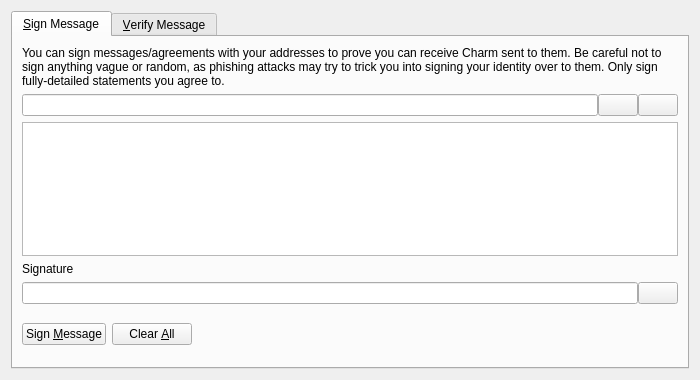
<?xml version="1.0" encoding="UTF-8"?>
<ui version="4.0">
 <class>SignVerifyMessageDialog</class>
 <widget class="QDialog" name="SignVerifyMessageDialog">
  <property name="geometry">
   <rect>
    <x>0</x>
    <y>0</y>
    <width>700</width>
    <height>380</height>
   </rect>
  </property>
  <property name="windowTitle">
   <string>Signatures - Sign / Verify a Message</string>
  </property>
  <property name="modal">
   <bool>true</bool>
  </property>
  <layout class="QVBoxLayout" name="verticalLayout">
   <item>
    <widget class="QTabWidget" name="tabWidget">
     <property name="currentIndex">
      <number>0</number>
     </property>
     <widget class="QWidget" name="tabSignMessage">
      <attribute name="title">
       <string>&amp;Sign Message</string>
      </attribute>
      <layout class="QVBoxLayout" name="verticalLayout_SM">
       <item>
        <widget class="QLabel" name="infoLabel_SM">
         <property name="text">
          <string>You can sign messages/agreements with your addresses to prove you can receive Charm sent to them. Be careful not to sign anything vague or random, as phishing attacks may try to trick you into signing your identity over to them. Only sign fully-detailed statements you agree to.</string>
         </property>
         <property name="textFormat">
          <enum>Qt::PlainText</enum>
         </property>
         <property name="wordWrap">
          <bool>true</bool>
         </property>
        </widget>
       </item>
       <item>
        <layout class="QHBoxLayout" name="horizontalLayout_1_SM">
         <property name="spacing">
          <number>0</number>
         </property>
         <item>
          <widget class="QValidatedLineEdit" name="addressIn_SM">
           <property name="toolTip">
            <string>The Charm address to sign the message with</string>
           </property>
          </widget>
         </item>
         <item>
          <widget class="QPushButton" name="addressBookButton_SM">
           <property name="toolTip">
            <string>Choose previously used address</string>
           </property>
           <property name="text">
            <string/>
           </property>
           <property name="shortcut">
            <string>Alt+A</string>
           </property>
           <property name="autoDefault">
            <bool>false</bool>
           </property>
          </widget>
         </item>
         <item>
          <widget class="QPushButton" name="pasteButton_SM">
           <property name="toolTip">
            <string>Paste address from clipboard</string>
           </property>
           <property name="text">
            <string/>
           </property>
           <property name="shortcut">
            <string>Alt+P</string>
           </property>
           <property name="autoDefault">
            <bool>false</bool>
           </property>
          </widget>
         </item>
        </layout>
       </item>
       <item>
        <widget class="QPlainTextEdit" name="messageIn_SM">
         <property name="toolTip">
          <string>Enter the message you want to sign here</string>
         </property>
        </widget>
       </item>
       <item>
        <widget class="QLabel" name="signatureLabel_SM">
         <property name="text">
          <string>Signature</string>
         </property>
         <property name="textFormat">
          <enum>Qt::PlainText</enum>
         </property>
        </widget>
       </item>
       <item>
        <layout class="QHBoxLayout" name="horizontalLayout_2_SM">
         <property name="spacing">
          <number>0</number>
         </property>
         <item>
          <widget class="QLineEdit" name="signatureOut_SM">
           <property name="font">
            <font>
             <italic>true</italic>
            </font>
           </property>
           <property name="readOnly">
            <bool>true</bool>
           </property>
          </widget>
         </item>
         <item>
          <widget class="QPushButton" name="copySignatureButton_SM">
           <property name="toolTip">
            <string>Copy the current signature to the system clipboard</string>
           </property>
           <property name="text">
            <string/>
           </property>
           <property name="autoDefault">
            <bool>false</bool>
           </property>
          </widget>
         </item>
        </layout>
       </item>
       <item>
        <layout class="QHBoxLayout" name="horizontalLayout_3_SM">
         <item>
          <widget class="QPushButton" name="signMessageButton_SM">
           <property name="toolTip">
            <string>Sign the message to prove you own this Charm address</string>
           </property>
           <property name="text">
            <string>Sign &amp;Message</string>
           </property>
           <property name="autoDefault">
            <bool>false</bool>
           </property>
          </widget>
         </item>
         <item>
          <widget class="QPushButton" name="clearButton_SM">
           <property name="toolTip">
            <string>Reset all sign message fields</string>
           </property>
           <property name="text">
            <string>Clear &amp;All</string>
           </property>
           <property name="autoDefault">
            <bool>false</bool>
           </property>
          </widget>
         </item>
         <item>
          <spacer name="horizontalSpacer_1_SM">
           <property name="orientation">
            <enum>Qt::Horizontal</enum>
           </property>
           <property name="sizeHint" stdset="0">
            <size>
             <width>40</width>
             <height>48</height>
            </size>
           </property>
          </spacer>
         </item>
         <item>
          <widget class="QLabel" name="statusLabel_SM">
           <property name="font">
            <font>
             <weight>75</weight>
             <bold>true</bold>
            </font>
           </property>
           <property name="text">
            <string/>
           </property>
           <property name="wordWrap">
            <bool>true</bool>
           </property>
          </widget>
         </item>
         <item>
          <spacer name="horizontalSpacer_2_SM">
           <property name="orientation">
            <enum>Qt::Horizontal</enum>
           </property>
           <property name="sizeHint" stdset="0">
            <size>
             <width>40</width>
             <height>48</height>
            </size>
           </property>
          </spacer>
         </item>
        </layout>
       </item>
      </layout>
     </widget>
     <widget class="QWidget" name="tabVerifyMessage">
      <attribute name="title">
       <string>&amp;Verify Message</string>
      </attribute>
      <layout class="QVBoxLayout" name="verticalLayout_VM">
       <item>
        <widget class="QLabel" name="infoLabel_VM">
         <property name="text">
          <string>Enter the receiver's address, message (ensure you copy line breaks, spaces, tabs, etc. exactly) and signature below to verify the message. Be careful not to read more into the signature than what is in the signed message itself, to avoid being tricked by a man-in-the-middle attack. Note that this only proves the signing party receives with the address, it cannot prove sendership of any transaction!</string>
         </property>
         <property name="textFormat">
          <enum>Qt::PlainText</enum>
         </property>
         <property name="alignment">
          <set>Qt::AlignLeading|Qt::AlignLeft|Qt::AlignTop</set>
         </property>
         <property name="wordWrap">
          <bool>true</bool>
         </property>
        </widget>
       </item>
       <item>
        <layout class="QHBoxLayout" name="horizontalLayout_1_VM">
         <property name="spacing">
          <number>0</number>
         </property>
         <item>
          <widget class="QValidatedLineEdit" name="addressIn_VM">
           <property name="toolTip">
            <string>The Charm address the message was signed with</string>
           </property>
          </widget>
         </item>
         <item>
          <widget class="QPushButton" name="addressBookButton_VM">
           <property name="toolTip">
            <string>Choose previously used address</string>
           </property>
           <property name="text">
            <string/>
           </property>
           <property name="shortcut">
            <string>Alt+A</string>
           </property>
           <property name="autoDefault">
            <bool>false</bool>
           </property>
          </widget>
         </item>
        </layout>
       </item>
       <item>
        <widget class="QPlainTextEdit" name="messageIn_VM"/>
       </item>
       <item>
        <widget class="QValidatedLineEdit" name="signatureIn_VM"/>
       </item>
       <item>
        <layout class="QHBoxLayout" name="horizontalLayout_2_VM">
         <item>
          <widget class="QPushButton" name="verifyMessageButton_VM">
           <property name="toolTip">
            <string>Verify the message to ensure it was signed with the specified Charm address</string>
           </property>
           <property name="text">
            <string>Verify &amp;Message</string>
           </property>
           <property name="autoDefault">
            <bool>false</bool>
           </property>
          </widget>
         </item>
         <item>
          <widget class="QPushButton" name="clearButton_VM">
           <property name="toolTip">
            <string>Reset all verify message fields</string>
           </property>
           <property name="text">
            <string>Clear &amp;All</string>
           </property>
           <property name="autoDefault">
            <bool>false</bool>
           </property>
          </widget>
         </item>
         <item>
          <spacer name="horizontalSpacer_1_VM">
           <property name="orientation">
            <enum>Qt::Horizontal</enum>
           </property>
           <property name="sizeHint" stdset="0">
            <size>
             <width>40</width>
             <height>48</height>
            </size>
           </property>
          </spacer>
         </item>
         <item>
          <widget class="QLabel" name="statusLabel_VM">
           <property name="font">
            <font>
             <weight>75</weight>
             <bold>true</bold>
            </font>
           </property>
           <property name="text">
            <string/>
           </property>
           <property name="wordWrap">
            <bool>true</bool>
           </property>
          </widget>
         </item>
         <item>
          <spacer name="horizontalSpacer_2_VM">
           <property name="orientation">
            <enum>Qt::Horizontal</enum>
           </property>
           <property name="sizeHint" stdset="0">
            <size>
             <width>40</width>
             <height>48</height>
            </size>
           </property>
          </spacer>
         </item>
        </layout>
       </item>
      </layout>
     </widget>
    </widget>
   </item>
  </layout>
 </widget>
 <customwidgets>
  <customwidget>
   <class>QValidatedLineEdit</class>
   <extends>QLineEdit</extends>
   <header>qvalidatedlineedit.h</header>
  </customwidget>
 </customwidgets>
 <resources>
  <include location="../charm.qrc"/>
 </resources>
 <connections/>
</ui>
